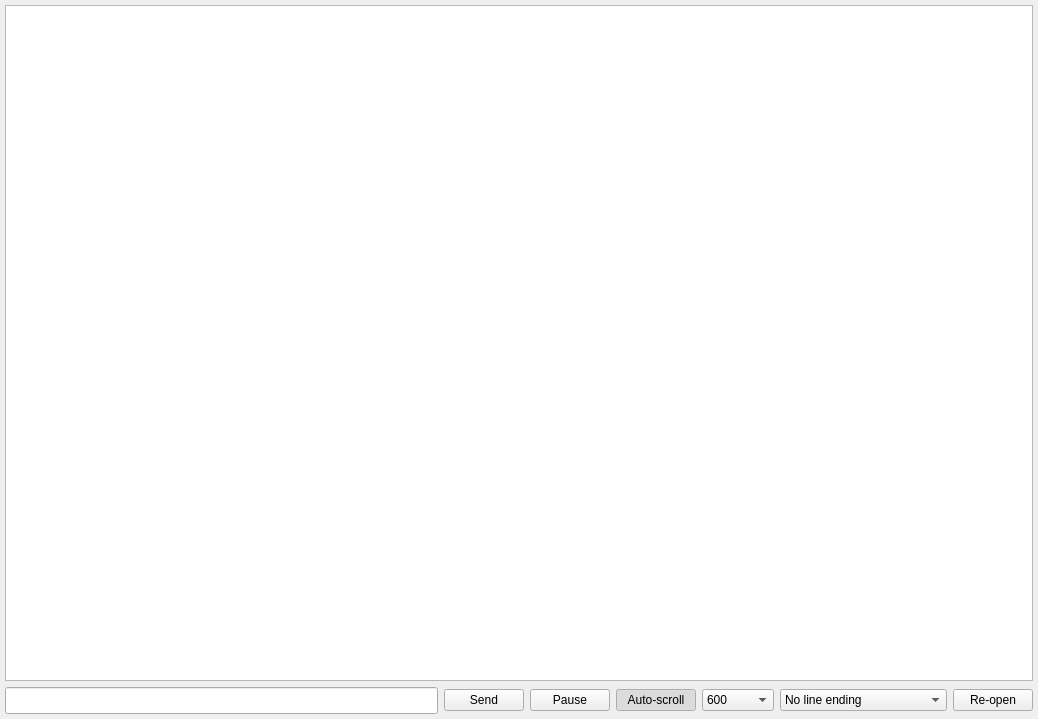
<?xml version="1.0" encoding="UTF-8"?>
<ui version="4.0">
 <class>SerialMonitor</class>
 <widget class="QWidget" name="SerialMonitor">
  <property name="geometry">
   <rect>
    <x>0</x>
    <y>0</y>
    <width>1038</width>
    <height>719</height>
   </rect>
  </property>
  <property name="windowTitle">
   <string>SerialMonitor</string>
  </property>
  <property name="styleSheet">
   <string notr="true"/>
  </property>
  <layout class="QGridLayout" name="gridLayout">
   <property name="leftMargin">
    <number>5</number>
   </property>
   <property name="topMargin">
    <number>5</number>
   </property>
   <property name="rightMargin">
    <number>5</number>
   </property>
   <property name="bottomMargin">
    <number>5</number>
   </property>
   <item row="0" column="0">
    <layout class="QVBoxLayout" name="verticalLayout">
     <item>
      <widget class="QPlainTextEdit" name="plainTextEdit">
       <property name="font">
        <font>
         <family>Courier</family>
         <pointsize>12</pointsize>
        </font>
       </property>
      </widget>
     </item>
     <item>
      <layout class="QHBoxLayout" name="horizontalLayout_2">
       <item>
        <widget class="QLineEdit" name="lineEdit">
         <property name="font">
          <font>
           <pointsize>12</pointsize>
          </font>
         </property>
        </widget>
       </item>
       <item>
        <layout class="QHBoxLayout" name="horizontalLayout">
         <item>
          <widget class="QPushButton" name="btnSend">
           <property name="text">
            <string>Send</string>
           </property>
          </widget>
         </item>
         <item>
          <widget class="QPushButton" name="btnPause">
           <property name="text">
            <string>Pause</string>
           </property>
           <property name="checkable">
            <bool>true</bool>
           </property>
          </widget>
         </item>
         <item>
          <widget class="QPushButton" name="btnAutoScroll">
           <property name="text">
            <string>Auto-scroll</string>
           </property>
           <property name="checkable">
            <bool>true</bool>
           </property>
           <property name="checked">
            <bool>true</bool>
           </property>
          </widget>
         </item>
         <item>
          <widget class="QComboBox" name="cbSpeed">
           <property name="font">
            <font>
             <pointsize>9</pointsize>
            </font>
           </property>
           <item>
            <property name="text">
             <string>600</string>
            </property>
           </item>
           <item>
            <property name="text">
             <string>1200</string>
            </property>
           </item>
           <item>
            <property name="text">
             <string>2400</string>
            </property>
           </item>
           <item>
            <property name="text">
             <string>4800</string>
            </property>
           </item>
           <item>
            <property name="text">
             <string>9600</string>
            </property>
           </item>
           <item>
            <property name="text">
             <string>14400</string>
            </property>
           </item>
           <item>
            <property name="text">
             <string>19200</string>
            </property>
           </item>
           <item>
            <property name="text">
             <string>28800</string>
            </property>
           </item>
           <item>
            <property name="text">
             <string>38400</string>
            </property>
           </item>
           <item>
            <property name="text">
             <string>56000</string>
            </property>
           </item>
           <item>
            <property name="text">
             <string>57600</string>
            </property>
           </item>
           <item>
            <property name="text">
             <string>115200</string>
            </property>
           </item>
           <item>
            <property name="text">
             <string>128000</string>
            </property>
           </item>
           <item>
            <property name="text">
             <string>153600</string>
            </property>
           </item>
           <item>
            <property name="text">
             <string>230400</string>
            </property>
           </item>
           <item>
            <property name="text">
             <string>256000</string>
            </property>
           </item>
           <item>
            <property name="text">
             <string>460800</string>
            </property>
           </item>
           <item>
            <property name="text">
             <string>921600</string>
            </property>
           </item>
          </widget>
         </item>
         <item>
          <widget class="QComboBox" name="cbLineEnding">
           <property name="font">
            <font>
             <pointsize>9</pointsize>
            </font>
           </property>
           <item>
            <property name="text">
             <string>No line ending</string>
            </property>
           </item>
           <item>
            <property name="text">
             <string>Only new line (NL)</string>
            </property>
           </item>
           <item>
            <property name="text">
             <string>Only carriage return (CR)</string>
            </property>
           </item>
           <item>
            <property name="text">
             <string>Both NL and CR</string>
            </property>
           </item>
          </widget>
         </item>
         <item>
          <widget class="QPushButton" name="btnReOpen">
           <property name="text">
            <string>Re-open</string>
           </property>
           <property name="flat">
            <bool>false</bool>
           </property>
          </widget>
         </item>
        </layout>
       </item>
      </layout>
     </item>
    </layout>
   </item>
  </layout>
 </widget>
 <layoutdefault spacing="6" margin="11"/>
 <resources/>
 <connections/>
</ui>
